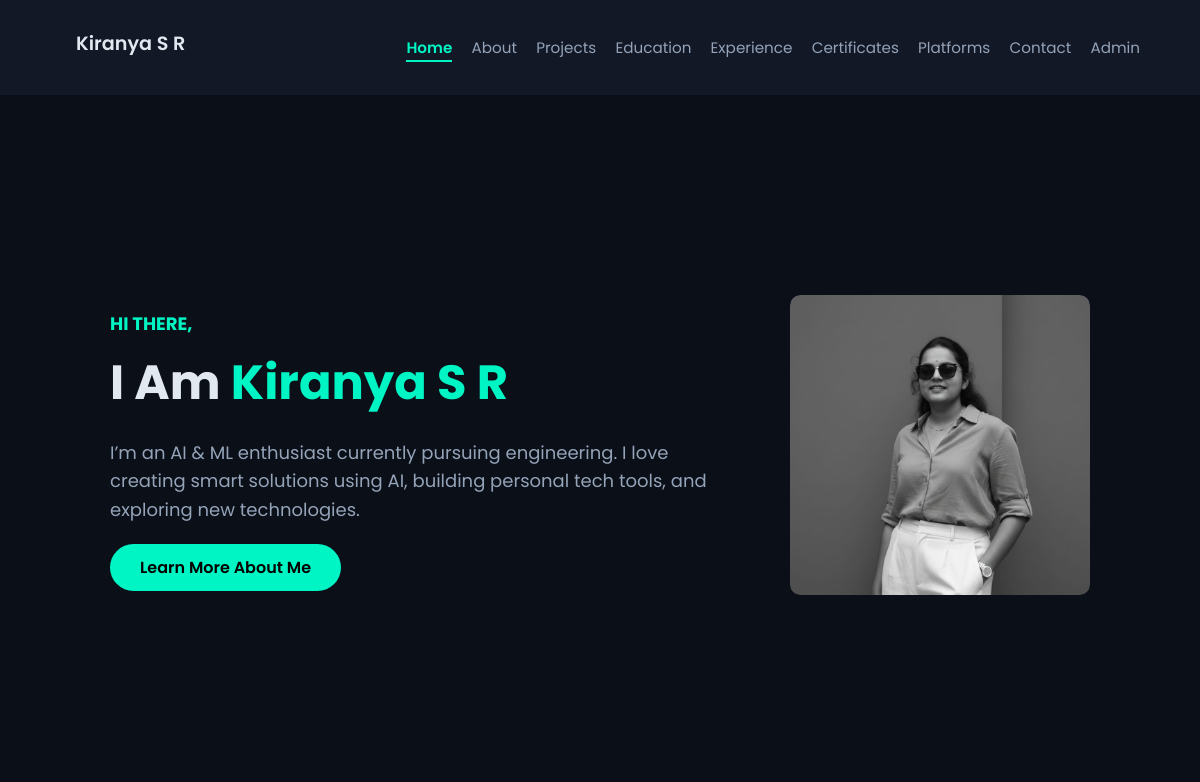
Before: / with the older database file.
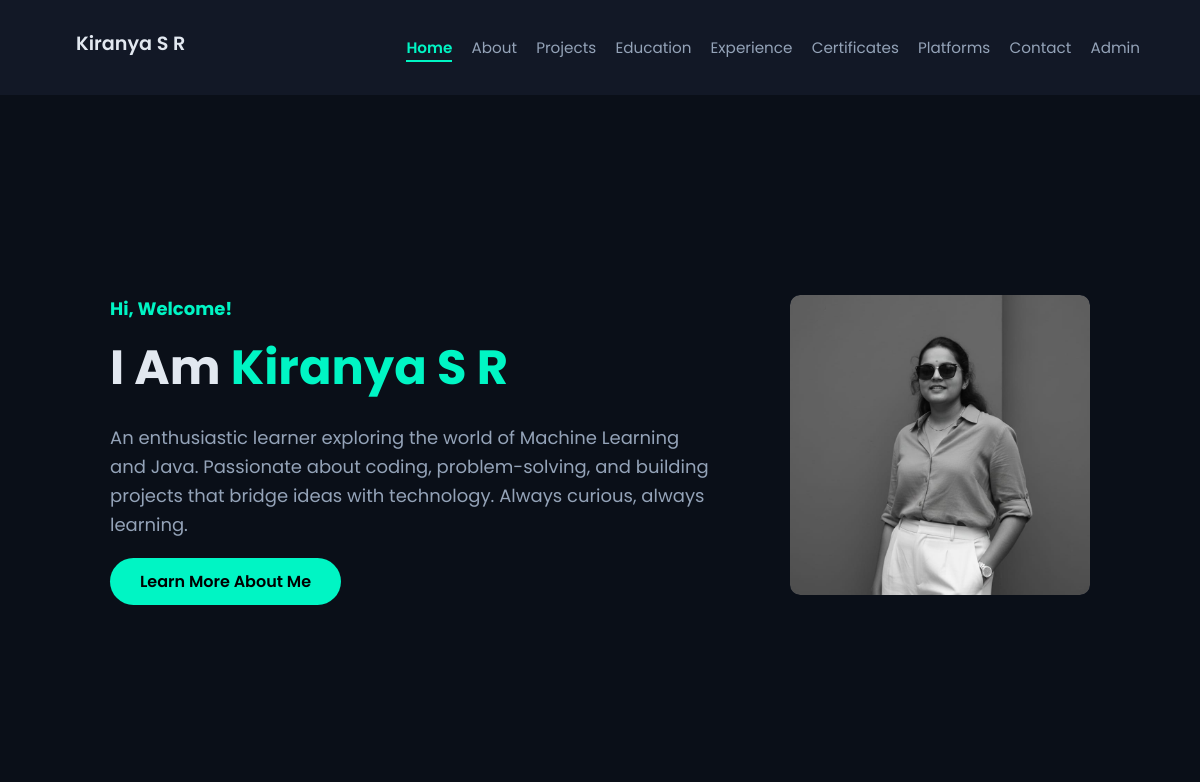
After: the same page with the newer database file.
### tables this page shows
CREATE TABLE home_content (
        id INTEGER PRIMARY KEY, greeting TEXT, heading_prefix TEXT, heading_name TEXT, paragraph TEXT, hero_image TEXT
    );

### app.py (the view)
@app.route('/')
def home():
    conn = get_db_connection()
    c = conn.cursor()
    c.execute('SELECT * FROM home_content WHERE id = 1')
    home_data = c.fetchone()
    conn.close()
    home_content = {
        'greeting': home_data[1], 'heading_prefix': home_data[2], 'heading_name': home_data[3],
        'paragraph': home_data[4], 'hero_image': home_data[5]
    } if home_data else {}
    return render_template('home.html', home=home_content)

### app.py (called while the page is built)
def get_db_connection():
    return sqlite3.connect(DATABASE_PATH)

### templates/home.html (shortened to what this page needs)
{% extends "layout.html" %}
{% block content %}
<section class="hero-section">
  <div class="hero-container">
    <div class="hero-left">
      <h4>{{ home.greeting }}</h4>
      <h1>{{ home.heading_prefix }} <span>{{ home.heading_name }}</span></h1>
      <p>{{ home.paragraph }}</p>
      <a href="{{ url_for('about') }}" class="btn">Learn More About Me</a>
    </div>
    <div class="hero-right">
      {% if home.hero_image %}
        <img src="{{ url_for('static', filename='images/' + home.hero_image) }}" alt="Profile Image">
      {% endif %}
    </div>
  </div>
</section>
{% endblock %}

Changed rows visible on the page:
changed home_content "I Am": greeting "HI THERE," → "Hi, Welcome!"; paragraph "I’m an AI & ML enthusiast currently pursuing engineering. I love creating smart solutions using AI, building personal tech tools, and exploring new technologies." → "An enthusiastic learner exploring the world of Machine Learning and Java. Passionate about coding, problem-solving, and building projects that bridge ideas with technology. Always curious, always learning."
